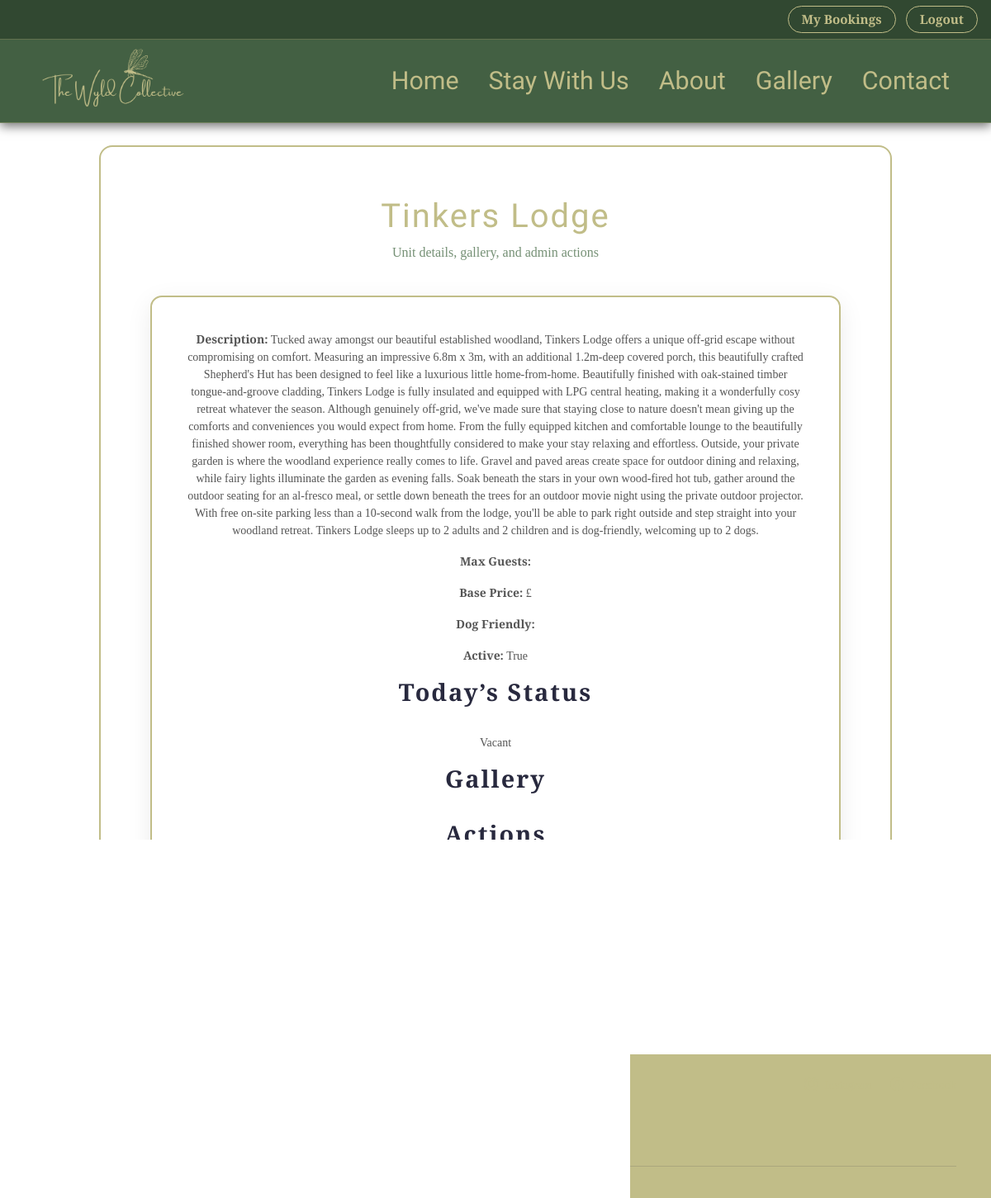
Page /adminpanel/units/1/ (signed in) on the committed database.
### bookings/models.py (models this page shows, shortened)
class Unit(models.Model):
    name = models.CharField(max_length=120)
    slug = models.SlugField(unique=True)
    short_description = models.CharField(max_length=300, blank=True)
    description = models.TextField(blank=True)
    main_image = models.ImageField(upload_to="unit_main/", blank=True, null=True)
    max_adults = models.PositiveIntegerField(default=2)
    max_children = models.PositiveIntegerField(default=2)
    price_per_night = models.DecimalField(max_digits=7, decimal_places=2)
    dog_surcharge = models.DecimalField(max_digits=6, decimal_places=2, default=0)
    dogs_allowed = models.BooleanField(default=False)
    active = models.BooleanField(default=True)

### adminpanel/views.py (the view)
# urls.py: path("units/<int:unit_id>/", views.admin_unit_detail, name="admin_unit_detail"),
@login_required
def admin_unit_detail(request, unit_id):
    unit = get_object_or_404(Unit, id=unit_id)
    today = date.today()
    todays_bookings = Booking.objects.filter(
        unit=unit,
        check_in_date__lte=today,
        check_out_date__gte=today
    )
    if todays_bookings.exists():
        booking = todays_bookings.first()
        if booking.check_in_date == today:
            unit.today_status = "Check-in Today"
        elif booking.check_out_date == today:
            unit.today_status = "Check-out Today"
        else:
            unit.today_status = "Occupied"
    else:
        unit.today_status = "Vacant"
    return render(request, "admin/admin_unit_detail.html", {"unit": unit})

### templates/admin/admin_unit_detail.html (shortened to what this page needs)
{% extends "base.html" %}
{% block content %}
<div class="admin-dashboard-container">
    <div class="admin-card-wrapper">
        <h1 class="admin-dashboard-title">{{ unit.name }}</h1>
        <p class="admin-dashboard-subtitle">Unit details, gallery, and admin actions</p>
        <div class="admin-dashboard-grid">
            <div class="admin-card" style="grid-column: 1 / -1;">
                <p><strong>Description:</strong> {{ unit.description }}</p>
                <p><strong>Max Guests:</strong> {{ unit.max_guests }}</p>
                <p><strong>Base Price:</strong> £{{ unit.base_price }}</p>
                <p><strong>Dog Friendly:</strong> {{ unit.dog_friendly }}</p>
                <p><strong>Active:</strong> {{ unit.active }}</p>
                <h2>Today’s Status</h2>
                <p>{{ unit.today_status }}</p>
                <h2>Gallery</h2>
                <h2>Actions</h2>
                <button onclick="openPasswordModal('modify_unit', {{ unit.id }})" class="crud-btn">
                </button>
                <button onclick="openPasswordModal('delete_unit', {{ unit.id }})" class="crud-btn danger-btn">
                </button>
            </div>
        </div>
    </div>
</div>
{% endblock %}

### static/css/styles.css (style rules this page uses)
:root { --font-primary: "Island Moments", cursive; --font-secondary: "Cormorant Garamond", serif; --colour-primary: #436043; --colour-secondary: #759075; --colour-tertiary: #ffffff; --colour-accent: #c1bd88; --colour-blue: #28293e; --transition-fast: 0.25s ease; --transition-medium: 0.45s ease; --colour-accent-rgb: 49, 72, 49; }
body { font-family: var(--font-secondary); background: url("../images/page-bg.svg") center/cover no-repeat fixed; color: var(--colour-primary); overflow-x: hidden; }
h1 { font-family: var(--font-primary); letter-spacing: 2px; color: var(--colour-accent); text-align: center; }
h2 { font-family: var(--font-primary); font-weight: 550; font-size: 3.2rem; letter-spacing: 2px; color: var(--colour-tertiary); text-align: center; }
p, li { font-family: var(--font-secondary); font-size: 1.1rem; text-align: center; color: var(--colour-tertiary); }
.crud-btn { color: var(--colour-accent); border: 1px solid var(--colour-accent); padding: 4px 16px; margin-left: 12px; border-radius: 50px; font-family: var(--font-secondary); font-size: 0.95rem; font-weight: 600; text-decoration: none; transition: var(--transition-fast); }
.admin-card-wrapper h2 { font-family: var(--font-secondary); font-size: 1.8rem; font-weight: 600; color: var(--colour-blue); padding-bottom: 25px; }
.admin-dashboard-container { max-width: 100%; margin: 60px auto; padding: 20px; text-align: center; }
.admin-card-wrapper { width: 80vw; background: rgba(255, 255, 255, 0.85); border: 2px solid #C1BD88; border-radius: 16px; margin: 0 auto; padding: 10px 30px; }
.admin-dashboard-subtitle { font-size: 16px; color: #759075; margin-bottom: 40px; }
.admin-dashboard-grid { display: grid; grid-template-columns: repeat(auto-fit, minmax(260px, 1fr)); gap: 30px; }
.admin-card { background: rgba(255, 255, 255, 0.8); border: 2px solid #C1BD88; padding: 30px; border-radius: 14px; text-align: center; box-shadow: 0 8px 30px rgba(0,0,0,0.08); text-decoration: none; color: #314831; transition: transform 0.2s ease, box-shadow 0.2s ease; }
.admin-card p { font-size: 14px; color: #555; }
.admin-card { text-align: left; padding: 40px; }
.admin-card-wrapper { padding: 60px 60px; }

### rows in the picture
Unit: name "Tinkers Lodge", description "Tucked away amongst our beautiful established woodland, Tinkers Lodge offers a unique off-grid escape without compromising on comfort. Measuring an impressive 6.8m x 3m, with an additional 1.2m-deep covered porch, this beautifully crafted Shepherd's Hut has been designed to feel like a luxurious little home-from-home. Beautifully finished with oak-stained timber tongue-and-groove cladding, Tinkers Lodge is fully insulated and equipped with LPG central heating, making it a wonderfully cosy retreat whatever the season. Although genuinely off-grid, we've made sure that staying close to nature doesn't mean giving up the comforts and conveniences you would expect from home. From the fully…", active "True", today_status "Vacant"
